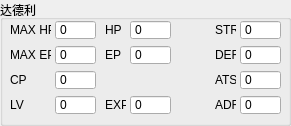
     <widget class="QGroupBox" name="groupBox_Dudley">
      <property name="enabled">
       <bool>true</bool>
      </property>
      <property name="geometry">
       <rect>
        <x>300</x>
        <y>395</y>
        <width>291</width>
        <height>126</height>
       </rect>
      </property>
      <property name="title">
       <string>达德利</string>
      </property>
      <widget class="QLabel" name="label_124">
       <property name="enabled">
        <bool>true</bool>
       </property>
       <property name="geometry">
        <rect>
         <x>10</x>
         <y>20</y>
         <width>41</width>
         <height>20</height>
        </rect>
       </property>
       <property name="text">
        <string>MAX HP</string>
       </property>
      </widget>
      <widget class="QSpinBox" name="spinBox_Dudley_max_hp">
       <property name="enabled">
        <bool>true</bool>
       </property>
       <property name="geometry">
        <rect>
         <x>55</x>
         <y>20</y>
         <width>41</width>
         <height>20</height>
        </rect>
       </property>
       <property name="buttonSymbols">
        <enum>QAbstractSpinBox::NoButtons</enum>
       </property>
       <property name="maximum">
        <number>2147483647</number>
       </property>
       <property name="singleStep">
        <number>1</number>
       </property>
      </widget>
      <widget class="QLabel" name="label_125">
       <property name="enabled">
        <bool>true</bool>
       </property>
       <property name="geometry">
        <rect>
         <x>10</x>
         <y>45</y>
         <width>41</width>
         <height>20</height>
        </rect>
       </property>
       <property name="text">
        <string>MAX EP</string>
       </property>
      </widget>
      <widget class="QSpinBox" name="spinBox_Dudley_max_ep">
       <property name="enabled">
        <bool>true</bool>
       </property>
       <property name="geometry">
        <rect>
         <x>55</x>
         <y>45</y>
         <width>41</width>
         <height>20</height>
        </rect>
       </property>
       <property name="buttonSymbols">
        <enum>QAbstractSpinBox::NoButtons</enum>
       </property>
       <property name="maximum">
        <number>65535</number>
       </property>
      </widget>
      <widget class="QSpinBox" name="spinBox_Dudley_cp">
       <property name="enabled">
        <bool>true</bool>
       </property>
       <property name="geometry">
        <rect>
         <x>55</x>
         <y>70</y>
         <width>41</width>
         <height>20</height>
        </rect>
       </property>
       <property name="buttonSymbols">
        <enum>QAbstractSpinBox::NoButtons</enum>
       </property>
       <property name="maximum">
        <number>65535</number>
       </property>
      </widget>
      <widget class="QLabel" name="label_126">
       <property name="enabled">
        <bool>true</bool>
       </property>
       <property name="geometry">
        <rect>
         <x>10</x>
         <y>70</y>
         <width>41</width>
         <height>20</height>
        </rect>
       </property>
       <property name="text">
        <string>CP</string>
       </property>
       <property name="wordWrap">
        <bool>false</bool>
       </property>
      </widget>
      <widget class="QSpinBox" name="spinBox_Dudley_lv">
       <property name="enabled">
        <bool>true</bool>
       </property>
       <property name="geometry">
        <rect>
         <x>55</x>
         <y>95</y>
         <width>41</width>
         <height>20</height>
        </rect>
       </property>
       <property name="buttonSymbols">
        <enum>QAbstractSpinBox::NoButtons</enum>
       </property>
       <property name="maximum">
        <number>65535</number>
       </property>
      </widget>
      <widget class="QSpinBox" name="spinBox_Dudley_hp">
       <property name="enabled">
        <bool>true</bool>
       </property>
       <property name="geometry">
        <rect>
         <x>130</x>
         <y>20</y>
         <width>41</width>
         <height>20</height>
        </rect>
       </property>
       <property name="buttonSymbols">
        <enum>QAbstractSpinBox::NoButtons</enum>
       </property>
       <property name="maximum">
        <number>2147483647</number>
       </property>
       <property name="singleStep">
        <number>1</number>
       </property>
      </widget>
      <widget class="QLabel" name="label_127">
       <property name="enabled">
        <bool>true</bool>
       </property>
       <property name="geometry">
        <rect>
         <x>105</x>
         <y>20</y>
         <width>21</width>
         <height>20</height>
        </rect>
       </property>
       <property name="text">
        <string>HP</string>
       </property>
      </widget>
      <widget class="QSpinBox" name="spinBox_Dudley_exp">
       <property name="enabled">
        <bool>true</bool>
       </property>
       <property name="geometry">
        <rect>
         <x>130</x>
         <y>95</y>
         <width>41</width>
         <height>20</height>
        </rect>
       </property>
       <property name="buttonSymbols">
        <enum>QAbstractSpinBox::NoButtons</enum>
       </property>
       <property name="maximum">
        <number>2147483647</number>
       </property>
       <property name="singleStep">
        <number>1</number>
       </property>
      </widget>
      <widget class="QSpinBox" name="spinBox_Dudley_ep">
       <property name="enabled">
        <bool>true</bool>
       </property>
       <property name="geometry">
        <rect>
         <x>130</x>
         <y>45</y>
         <width>41</width>
         <height>20</height>
        </rect>
       </property>
       <property name="buttonSymbols">
        <enum>QAbstractSpinBox::NoButtons</enum>
       </property>
       <property name="maximum">
        <number>65535</number>
       </property>
      </widget>
      <widget class="QLabel" name="label_128">
       <property name="enabled">
        <bool>true</bool>
       </property>
       <property name="geometry">
        <rect>
         <x>105</x>
         <y>95</y>
         <width>21</width>
         <height>20</height>
        </rect>
       </property>
       <property name="text">
        <string>EXP</string>
       </property>
      </widget>
      <widget class="QLabel" name="label_129">
       <property name="enabled">
        <bool>true</bool>
       </property>
       <property name="geometry">
        <rect>
         <x>105</x>
         <y>45</y>
         <width>21</width>
         <height>20</height>
        </rect>
       </property>
       <property name="text">
        <string>EP</string>
       </property>
      </widget>
      <widget class="QLabel" name="label_130">
       <property name="enabled">
        <bool>true</bool>
       </property>
       <property name="geometry">
        <rect>
         <x>215</x>
         <y>45</y>
         <width>21</width>
         <height>20</height>
        </rect>
       </property>
       <property name="text">
        <string>DEF</string>
       </property>
      </widget>
      <widget class="QSpinBox" name="spinBox_Dudley_str">
       <property name="enabled">
        <bool>true</bool>
       </property>
       <property name="geometry">
        <rect>
         <x>240</x>
         <y>20</y>
         <width>41</width>
         <height>20</height>
        </rect>
       </property>
       <property name="buttonSymbols">
        <enum>QAbstractSpinBox::NoButtons</enum>
       </property>
       <property name="maximum">
        <number>65535</number>
       </property>
      </widget>
      <widget class="QSpinBox" name="spinBox_Dudley_def">
       <property name="enabled">
        <bool>true</bool>
       </property>
       <property name="geometry">
        <rect>
         <x>240</x>
         <y>45</y>
         <width>41</width>
         <height>20</height>
        </rect>
       </property>
       <property name="buttonSymbols">
        <enum>QAbstractSpinBox::NoButtons</enum>
       </property>
       <property name="maximum">
        <number>65535</number>
       </property>
      </widget>
      <widget class="QLabel" name="label_131">
       <property name="enabled">
        <bool>true</bool>
       </property>
       <property name="geometry">
        <rect>
         <x>215</x>
         <y>20</y>
         <width>21</width>
         <height>20</height>
        </rect>
       </property>
       <property name="text">
        <string>STR</string>
       </property>
      </widget>
      <widget class="QLabel" name="label_132">
       <property name="enabled">
        <bool>true</bool>
       </property>
       <property name="geometry">
        <rect>
         <x>10</x>
         <y>95</y>
         <width>41</width>
         <height>20</height>
        </rect>
       </property>
       <property name="text">
        <string>LV</string>
       </property>
       <property name="wordWrap">
        <bool>false</bool>
       </property>
      </widget>
      <widget class="QLabel" name="label_133">
       <property name="enabled">
        <bool>true</bool>
       </property>
       <property name="geometry">
        <rect>
         <x>215</x>
         <y>95</y>
         <width>21</width>
         <height>20</height>
        </rect>
       </property>
       <property name="text">
        <string>ADF</string>
       </property>
      </widget>
      <widget class="QSpinBox" name="spinBox_Dudley_ats">
       <property name="enabled">
        <bool>true</bool>
       </property>
       <property name="geometry">
        <rect>
         <x>240</x>
         <y>70</y>
         <width>41</width>
         <height>20</height>
        </rect>
       </property>
       <property name="buttonSymbols">
        <enum>QAbstractSpinBox::NoButtons</enum>
       </property>
       <property name="maximum">
        <number>65535</number>
       </property>
      </widget>
      <widget class="QSpinBox" name="spinBox_Dudley_adf">
       <property name="enabled">
        <bool>true</bool>
       </property>
       <property name="geometry">
        <rect>
         <x>240</x>
         <y>95</y>
         <width>41</width>
         <height>20</height>
        </rect>
       </property>
       <property name="buttonSymbols">
        <enum>QAbstractSpinBox::NoButtons</enum>
       </property>
       <property name="maximum">
        <number>65535</number>
       </property>
      </widget>
      <widget class="QLabel" name="label_134">
       <property name="enabled">
        <bool>true</bool>
       </property>
       <property name="geometry">
        <rect>
         <x>215</x>
         <y>70</y>
         <width>21</width>
         <height>20</height>
        </rect>
       </property>
       <property name="text">
        <string>ATS</string>
       </property>
      </widget>
     </widget>
